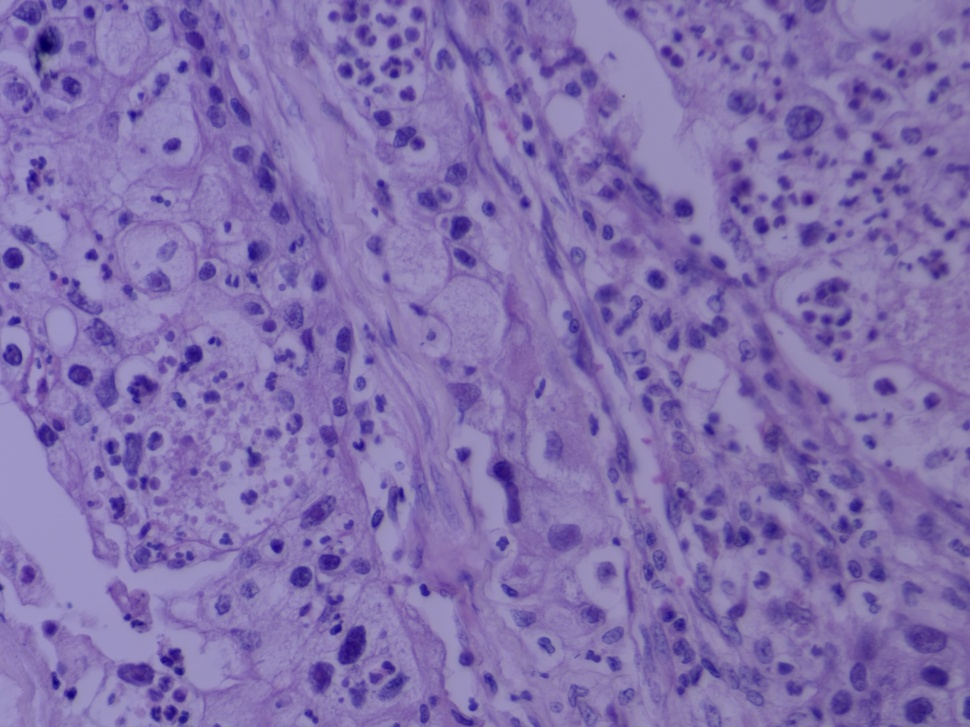
#> input picture Testes_Segmentação/Testes imagem 40x para análise/Carcinoma_40x.jpg, 970 x 727 px, shrunk from 2592 x 1944 before the run
$ jupyter execute --allow-errors imgPreprocessada.ipynb   (shell and % lines are left out)
#> lines starting #> are read from the running program, lines starting #| are printed output that depends on the picture
[cell 1]
import cv2
import numpy as np
from matplotlib import pyplot as plt

[cell 2]
# carregar a imagem
img = cv2.imread('Carcinoma_40x.jpg')
#> img is the input picture: shape (727, 970, 3); mean B, G, R 172.5, 112.4, 130.2

[cell 3]
# Normaliza as cores por histograma
img = cv2.cvtColor(img, cv2.COLOR_BGR2RGB)
clahe = cv2.createCLAHE(clipLimit=2.0, tileGridSize=(8,8))
img[:,:,0] = clahe.apply(img[:,:,0])
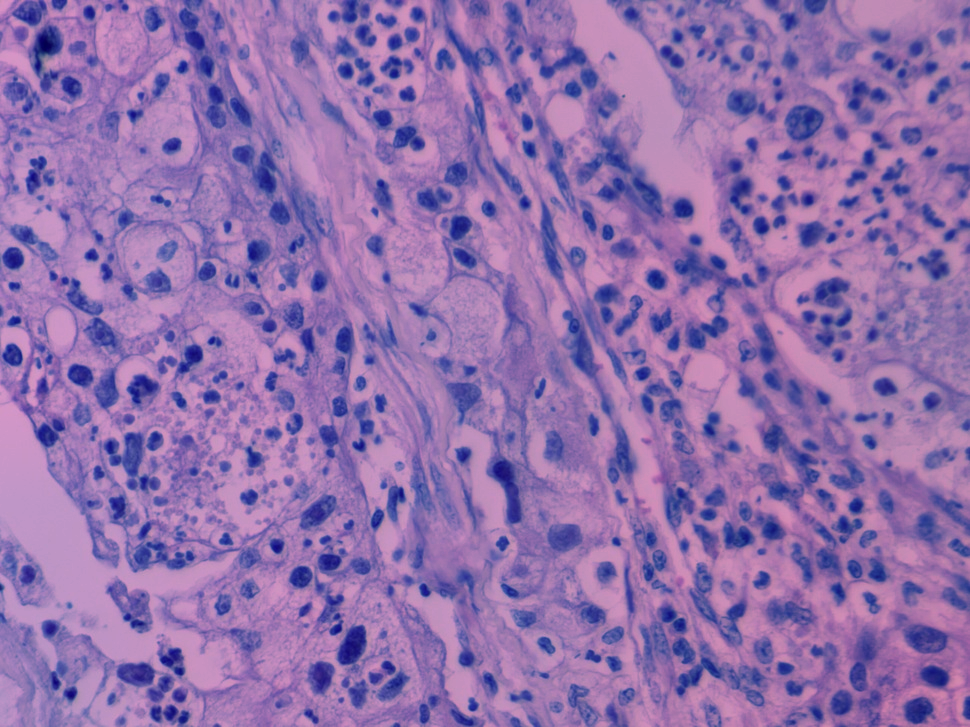
#> img: shape (727, 970, 3); mean R, G, B 145.8, 112.4, 172.5
img[:,:,1] = clahe.apply(img[:,:,1])
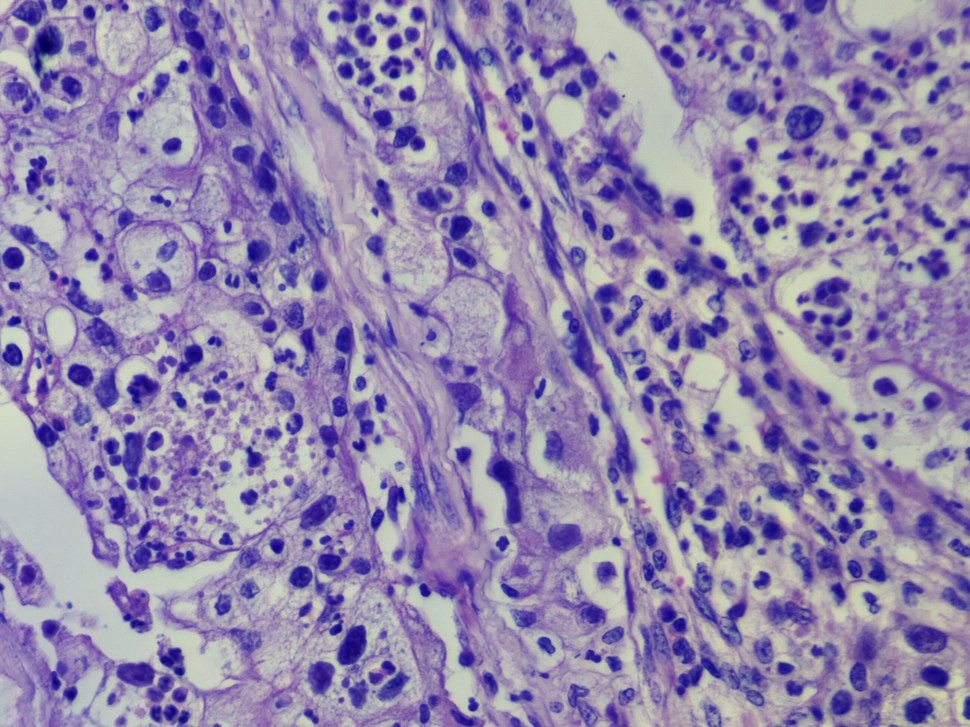
#> img: shape (727, 970, 3); mean R, G, B 145.8, 134.7, 172.5
img[:,:,2] = clahe.apply(img[:,:,2])
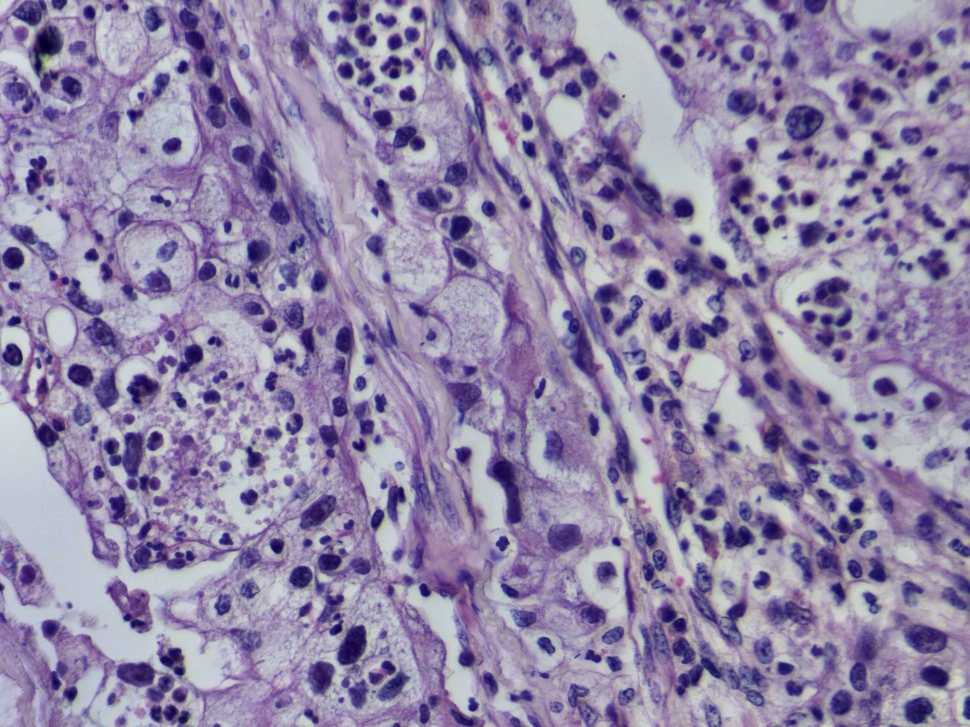
#> img: shape (727, 970, 3); mean R, G, B 145.8, 134.7, 167.6

[cell 4]
#Redução de Ruído com filtro gaussiano

# converter para escala de cinza
gray_img_preprocessada = cv2.cvtColor(img, cv2.COLOR_BGR2GRAY)
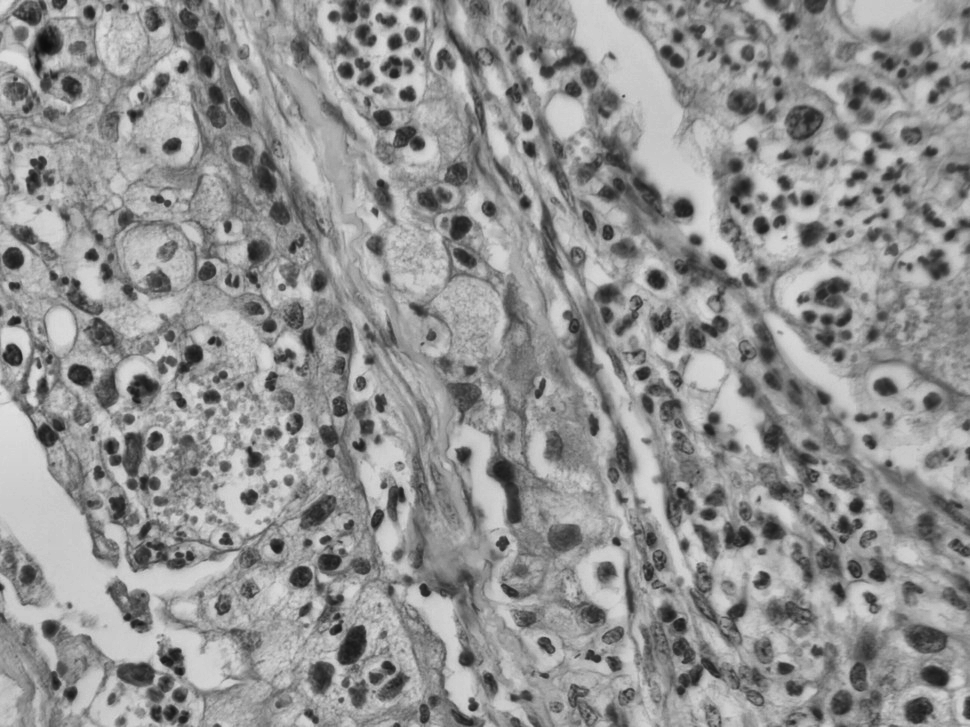
#> gray_img_preprocessada: shape (727, 970); min 13, max 223, mean 145.8

# aplicar filtro gaussiano para redução de ruído
gaussian = cv2.GaussianBlur(gray_img_preprocessada, (5, 5), 0)

#plt.imshow(gaussian)

[cell 5]
# Remoção do efeito da variação com técnica de correção de brilho e contraste

# aplicar correção de brilho e contraste
alpha = 1.5  # ajuste de contraste (1.0 = nenhum ajuste)
beta = 50   # ajuste de brilho (0 = nenhum ajuste)
adjusted = cv2.convertScaleAbs(gaussian, alpha=alpha, beta=beta)
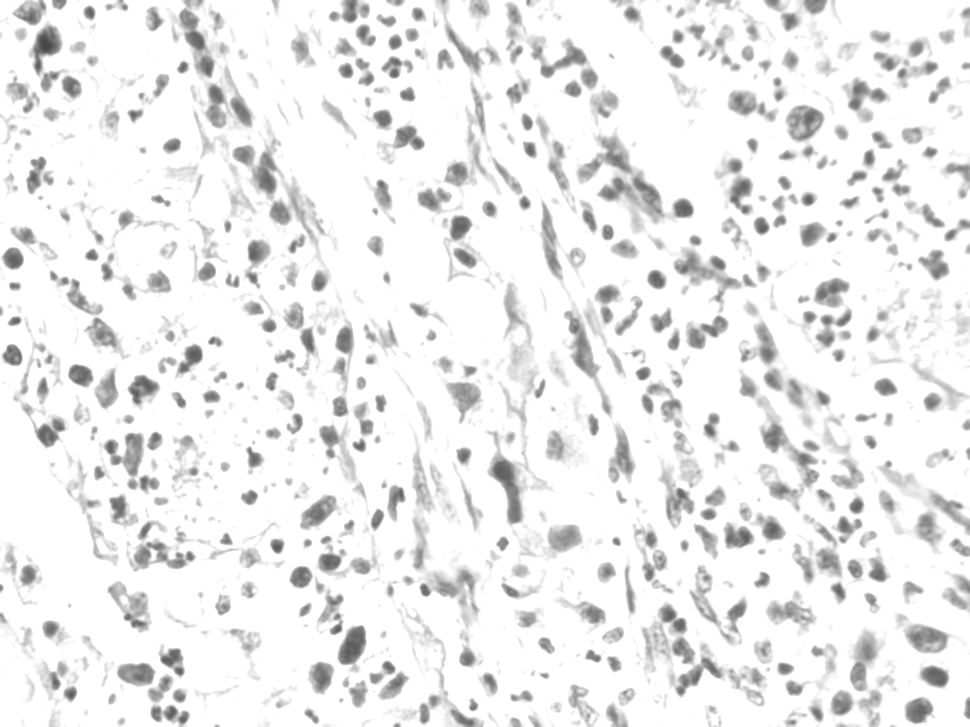
#> adjusted: shape (727, 970); min 70, max 255, mean 236

plt.imshow(adjusted)
